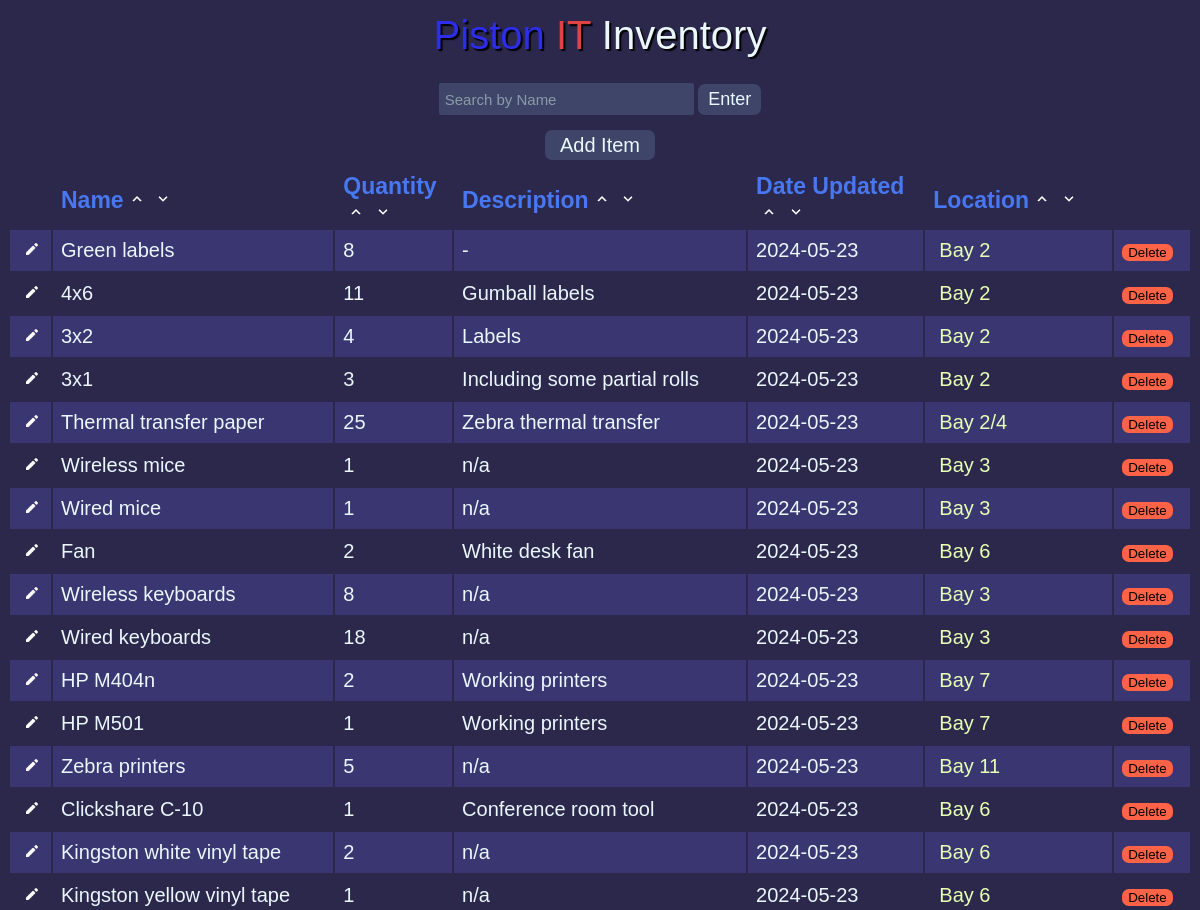
Page /home (upper part) on the earlier database version.
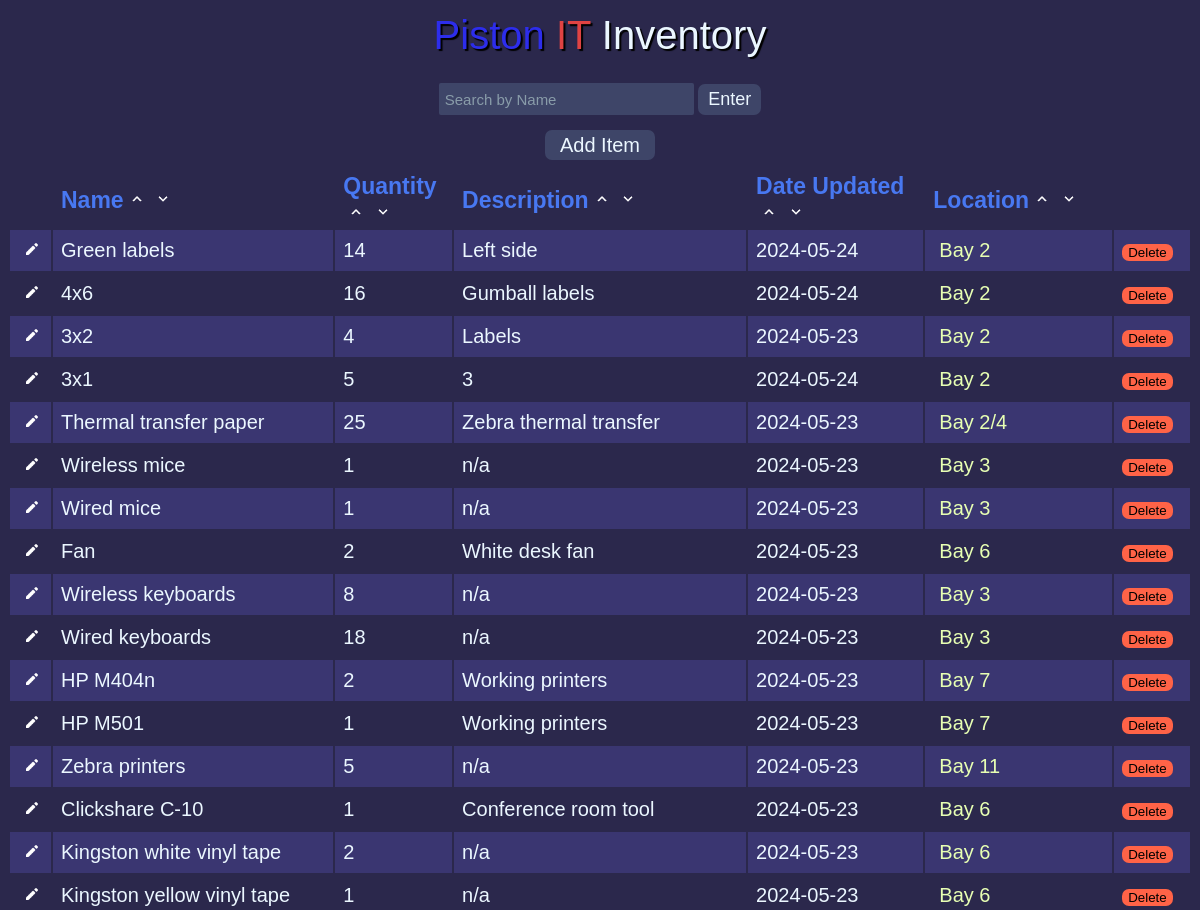
Same page on the later database version.
### tables this page shows
CREATE TABLE item(
    name TEXT NOT NULL PRIMARY KEY,
    quantity INTEGER,
    description TEXT,
    date updated TEXT NOT NULL
    , location TEXT);

### app.py (the view)
@app.route('/home', methods=["GET", "POST"])
def home():
    conn = get_db_connection()
    cursor = conn.cursor()
    if request.method == "POST":
        name = request.form.get("fname")
        data = cursor.execute('SELECT * FROM item WHERE name = ?', (name,)).fetchall()
        return render_template("edit.html", data=data)
    data = cursor.execute('SELECT * FROM item').fetchall()
    conn.close()
    return render_template("index.html", data=data)

### app.py (called while the page is built)
def get_db_connection():
    conn = sqlite3.connect('inventory.db')
    conn.row_factory = sqlite3.Row
    db_func.create_db()
    return conn

### db_func.py (called while the page is built)
def create_db():
    global conn, cursor
    dbName = 'inventory.db'
    try:
        conn = sqlite3.connect(dbName)
        cursor = conn.cursor()
        print("Database created!")
    except Exception as e:
        print("Something bad happened: ", e)
        if conn:
            conn.close()
    create_query = '''CREATE TABLE IF NOT EXISTS item(
    name TEXT NOT NULL PRIMARY KEY,
    quantity INTEGER,
    description TEXT,
    date TEXT NOT NULL
    );
    '''
    create_login = '''CREATE TABLE IF NOT EXISTS login(
        username TEXT NOT NULL PRIMARY KEY,
        password TEXT NOT NULL
        );
        '''
    cursor.execute(create_query)
    cursor.execute(create_login)
    print("Table created!")
    print("Login created!")

### templates/index.html (shortened to what this page needs)
<!DOCTYPE html>
<head>
<link rel="stylesheet" type="text/css" href="static/style.css">
</head>
<html>
    <body>
        <div class="title">
            <a id="piston">Piston<a> <a id="IT">IT<a> Inventory
        </div>
        <div align="center">
            <form action="{{ url_for("home")}}" method="post">
            <input type="text" id="locate" name="fname" placeholder="Search by Name">
            <button class="enter" type="submit">Enter</button>
            </form>
            <form action="{{ url_for("add")}}">
            <button class="add" type="submit">Add Item</button></form>
        </div>
        <div id="table_container">
            <table style="width:100%">
                <tr>
                    <th width="3%" align="left"></th>
                    <th width="24%" align="left">Name<div>
                        <div><form action="{{ url_for("sort_desc")}}" method="post">
                        <button class="arrow" type="submit"><img src="static/up.png" alt=""></button></form></div>
                        <div><form action="{{ url_for("sort_asc")}}" method="post">
                        <button class="arrow" type="submit"><img src="static/down.png" alt=""></button></form></div></div>
                    </th>
                    <th width="10%" align="left">Quantity<div>
                        <div><form action="{{ url_for("sort_desc")}}" method="post">
                        <button class="arrow" type="submit"><img src="static/up.png" alt=""></button></form></div>
                        <div><form action="{{ url_for("sort_asc")}}" method="post">
                        <button class="arrow" type="submit"><img src="static/down.png" alt=""></button></form></div></div>
                    </th>
                    <th width="24%" align="left">Description<div>
                        <div><form action="{{ url_for("sort_desc")}}" method="post">
                        <button class="arrow" type="submit"><img src="static/up.png" alt=""></button></form></div>
                        <div><form action="{{ url_for("sort_asc")}}" method="post">
                        <button class="arrow" type="submit"><img src="static/down.png" alt=""></button></form></div></div>
                    </th>
                    <th width="15%" align="left">Date Updated<div>
                        <div><form action="{{ url_for("sort_desc")}}" method="post">
                        <button class="arrow" type="submit"><img src="static/up.png" alt=""></button></form></div>
                        <div><form action="{{ url_for("sort_asc")}}" method="post">
                        <button class="arrow" type="submit"><img src="static/down.png" alt=""></button></form></div></div>
                    </th>
                    <th width="15%" align="left">Location<div>
                        <div><form action="{{ url_for("sort_desc")}}" method="post">
                        <button class="arrow" type="submit"><img src="static/up.png" alt=""></button></form></div>
                        <div><form action="{{ url_for("sort_asc")}}" method="post">
                        <button class="arrow" type="submit"><img src="static/down.png" alt=""></button></form></div></div>
                    </th>
                </tr>
                {%for item in data%}
                <tr class="data_row">
                    <form action="{{ url_for("edit")}}" method="post">
                    <td width="2%" align="right"><button class="edit" id="count" type="submit"><img src="static/edit_icon.png" alt=""></button></td>
                    <form id="name" method="post">
                    <td width="22%"><input type="hidden" name="name" value="{{ item[0] }}">{{ item[0] }}</td></form></form>
                    <td width="10%" display="inline-block" id="quantity">{{ item[1] }}</td>
                    <td width="25%">{{ item[2] }}</td>
                    <td width="15%">{{ item[3] }}</td>
                    <td width="16%">
                        <form action="{{ url_for("location")}}" method="post">
                        <button class="location" type="submit">{{ item[4] }}</button>
                        </form>
                    </td></form>
                    <form action="{{ url_for("delete")}}" method="post">
                    <td width="auto" align="left"><button class="delete" type="submit">Delete</button></td></form>
                </tr>
                {%endfor%}
            </table>
        </div>
    </body>
</html>

### static/style.css (style rules this page uses)
body { background-color: #2b284c; font-family: 'Trebuchet MS', 'Lucida Sans Unicode', 'Lucida Grande', 'Lucida Sans', Arial, sans-serif; color: #ebf7ff; }
.title { padding-top: 5px; font-size: 40px; text-align: center; margin-bottom: 20px; text-shadow: 2px 2px 1px #000000; }
#locate { border-radius: 2px; border: none; height: 30px; width: 250px; background-color: #3e4568; color: #ebf7ff; padding-left: 3px; font-size: 15px; margin-top: 5px; font-family: 'Trebuchet MS', 'Lucida Sans Unicode', 'Lucida Grande', 'Lucida Sans', Arial, sans-serif; }
#locate::placeholder { color: #899ca9; padding-left: 3px; font-size: 15px; }
table { font-size: 20px; }
button { background: #3e4568; font-family: 'Trebuchet MS', 'Lucida Sans Unicode', 'Lucida Grande', 'Lucida Sans', Arial, sans-serif; cursor: pointer; color: #ebf7ff; border-radius: 7px; box-shadow: none; border: none; }
.add { margin-top: 15px; margin-bottom: 10px; background-color: #3e4568; height: 30px; width: 110px; font-size: 20px; }
.location { background-color: transparent; font-family: 'Trebuchet MS', 'Lucida Sans Unicode', 'Lucida Grande', 'Lucida Sans', Arial, sans-serif; color: #e7ffb3; font-size: 20px; }
.edit { background-color: transparent; margin-right: 5px; border: none; margin-left: 0; }
.edit img { height: 15px; width: auto; margin: 0; }
.delete { background-color: tomato; color: black; }
#piston { color: rgb(45, 45, 236); }
#IT { color: #e04343; }
tr th { color: rgb(72, 120, 241); font-size: 23px; padding-left: 8px; }
tr th div { display: inline-block; padding-left: 2px; }
tr:nth-of-type(even) { background-color: #3a3671; }
td { padding-top: 8px; padding-bottom: 8px; padding-left: 8px; }
.arrow { background-color: transparent; padding: 0; margin: 0; }
.arrow img { height: 18px; width: auto; padding: 0; margin: 0; }
.enter { background-color: #3e4568; font-size: 18px; padding: 5px 10px; }

Differences in the rows shown:
changed item "Green labels": quantity "8" → "14"; description "-" → "Left side"; date "2024-05-23" → "2024-05-24"
changed item "Gumball labels": quantity "11" → "16"; date "2024-05-23" → "2024-05-24"
changed item "3x1": quantity "3" → "5"; description "Including some partial rolls" → "3"; date "2024-05-23" → "2024-05-24"
